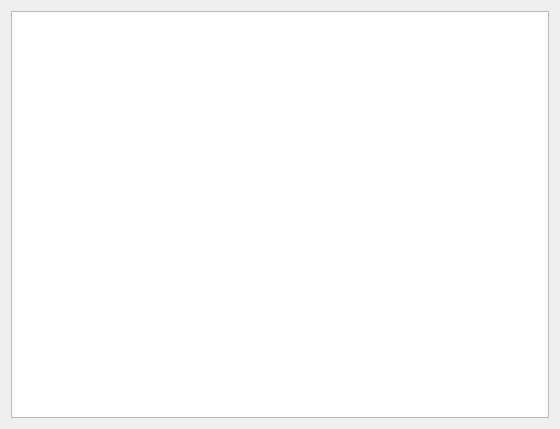
<?xml version="1.0" encoding="UTF-8"?>
<ui version="4.0">
 <class>D2Form</class>
 <widget class="QWidget" name="D2Form">
  <property name="geometry">
   <rect>
    <x>0</x>
    <y>0</y>
    <width>560</width>
    <height>429</height>
   </rect>
  </property>
  <property name="windowTitle">
   <string>2D Robot Model</string>
  </property>
  <layout class="QGridLayout" name="gridLayout">
   <item row="0" column="0">
    <widget class="QGraphicsView" name="graphicsView"/>
   </item>
  </layout>
 </widget>
 <resources/>
 <connections/>
</ui>
